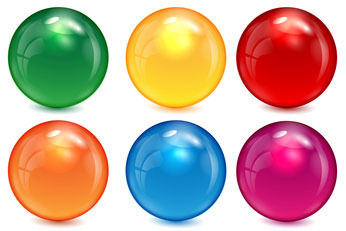
#> input picture OpenCV/images/kolorowe-kulki.jpg, 346 x 231 px
$ python object_HSV_detection.py
#> lines starting #> are read from the running program, lines starting #| are printed output that depends on the picture; after the words box and inside, x2 and y2 are one past the last pixel; in counts of white or black regions, pixels touching at a corner belong together
from pickle import TRUE
import numpy as np
import cv2

def nothing(x):
    pass

# Tworzymy trackbary
cv2.namedWindow("Tracking")
cv2.createTrackbar("LH", "Tracking", 0, 255, nothing)
#> slider 'LH' is set to 51
cv2.createTrackbar("LS", "Tracking", 0, 255, nothing)
#> slider 'LS' is set to 51
cv2.createTrackbar("LV", "Tracking", 0, 255, nothing)
#> slider 'LV' is set to 51
cv2.createTrackbar("UH", "Tracking", 255, 255, nothing)
cv2.createTrackbar("US", "Tracking", 255, 255, nothing)
cv2.createTrackbar("UV", "Tracking", 255, 255, nothing)


while True:
    frame = cv2.imread('images/kolorowe-kulki.jpg')
#> frame is the input picture: shape (231, 346, 3); mean B, G, R 155.4, 169, 198.7
    # Zeby wykryc kolor trzeba zmienic obraz z BGR na HSV
    hsv_frame = cv2.cvtColor(frame, cv2.COLOR_BGR2HSV)
#> hsv_frame: shape (231, 346, 3); mean H, S, V 50.5, 123.2, 226.5

    l_h = cv2.getTrackbarPos("LH", "Tracking")
    l_s = cv2.getTrackbarPos("LS", "Tracking")
    l_v = cv2.getTrackbarPos("LV", "Tracking")
    u_h = cv2.getTrackbarPos("UH", "Tracking")
    u_s = cv2.getTrackbarPos("US", "Tracking")
    u_v = cv2.getTrackbarPos("UV", "Tracking")

    l_b = np.array([l_h, l_s, l_v]) # Kolor niebieski w HSV (dolny zakres)
    u_b = np.array([u_h, u_s, u_v]) # Kolor niebieski w HSV (gorny zakres zakres)

    # Tworzymy maske dla naszego obrazu
    mask = cv2.inRange(hsv_frame, l_b, u_b)
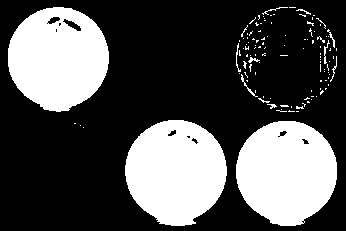
#> mask: shape (231, 346); 31.5% white; 116 white regions (103 under 20 px), largest, box (x1, y1, x2, y2) and area: (125, 120, 227, 226) 8233, (236, 121, 337, 226) 8161, (8, 7, 109, 112) 7994

    # Porownujemy obraz z samym soba i maska
    res = cv2.bitwise_and(frame, frame, mask=mask)
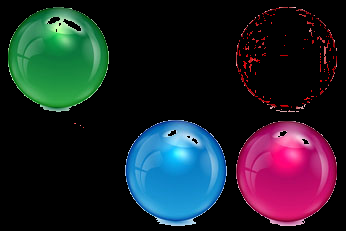
#> res: shape (231, 346, 3); mean B, G, R 41.5, 33.9, 30.7

    cv2.imshow("frame", frame)
    cv2.imshow("mask", mask)
    cv2.imshow("result", res)

    if cv2.waitKey(1) == ord('q'): # ord('q') - kod ASCI q
#> (key q is pressed here)
        break

cv2.destroyAllWindows()

$ run again, with OpenCV/images/apple.jpg copied over OpenCV/images/kolorowe-kulki.jpg
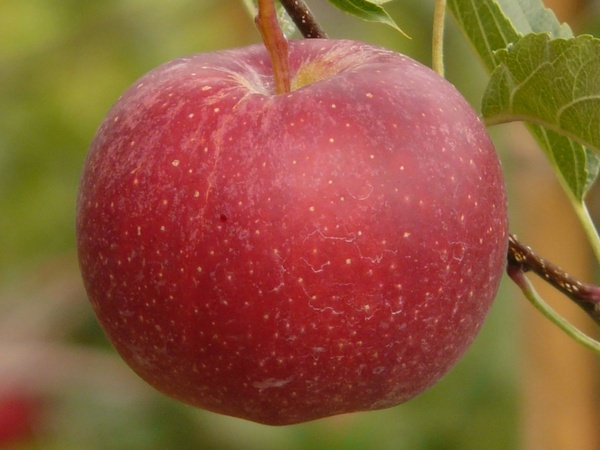
#> input picture OpenCV/images/apple.jpg, 600 x 450 px
#> frame is the input picture: shape (450, 600, 3); mean B, G, R 59.7, 90.7, 143.5
#> hsv_frame: shape (450, 600, 3); mean H, S, V 64.2, 158.1, 144.5
#> `mask = cv2.inRange(hsv_frame, l_b, u_b)`:
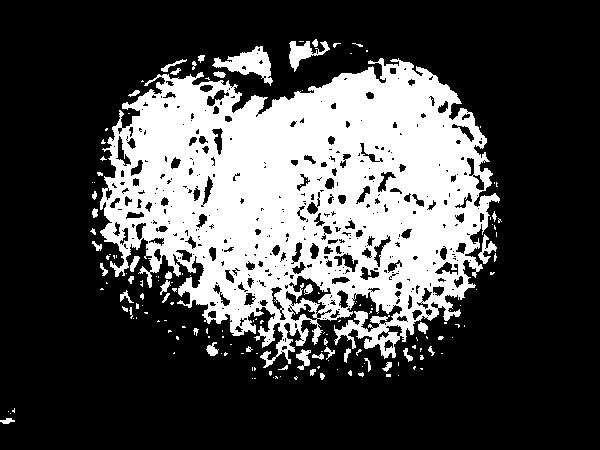
#> mask: shape (450, 600); 28.6% white; 159 white regions (117 under 20 px), largest, box (x1, y1, x2, y2) and area: (100, 58, 500, 368) 72866, (212, 46, 273, 86) 1022, (289, 41, 330, 72) 506
#> `res = cv2.bitwise_and(frame, frame, mask=mask)`:
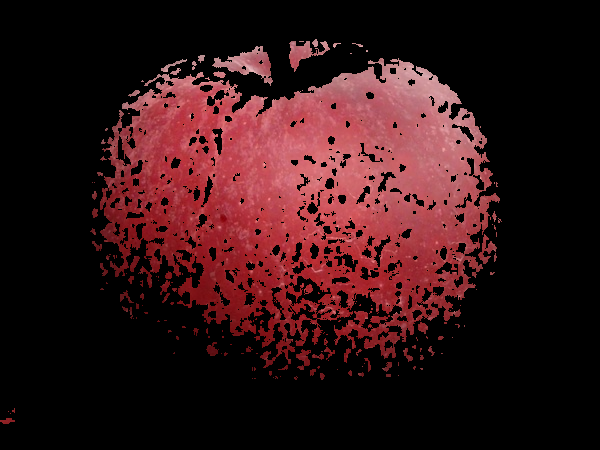
#> res: shape (450, 600, 3); mean B, G, R 22.1, 20.2, 50.3

$ run again, with OpenCV/images/kartki1.jpg copied over OpenCV/images/kolorowe-kulki.jpg
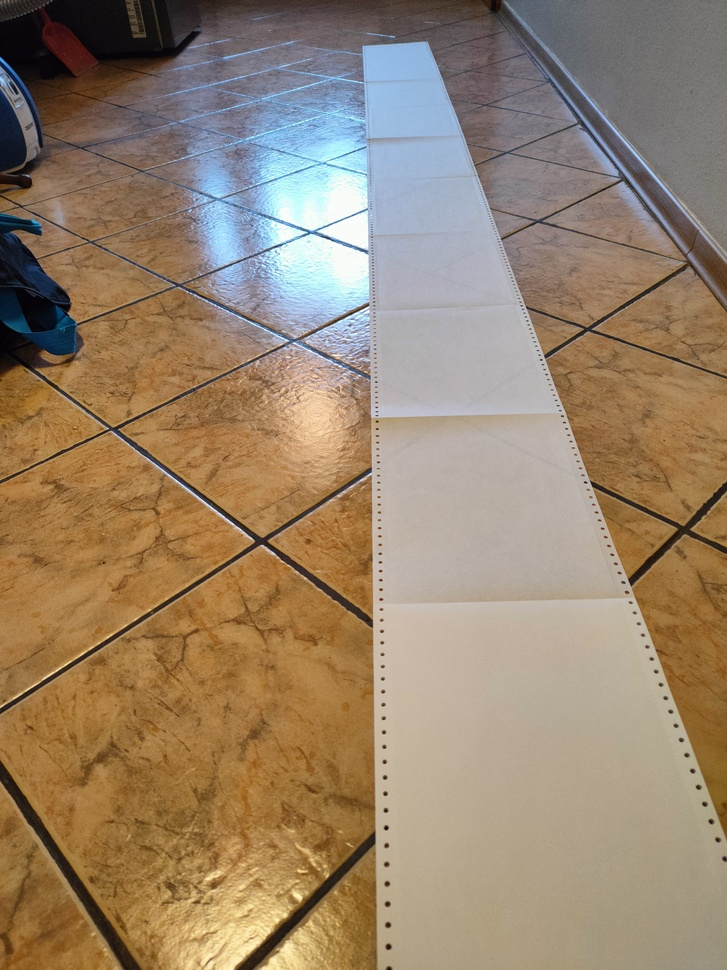
#> input picture OpenCV/images/kartki1.jpg, 727 x 970 px, shrunk from 3456 x 4608 before the run
#> frame is the input picture: shape (970, 727, 3); mean B, G, R 108.3, 131.4, 151.5
#> hsv_frame: shape (970, 727, 3); mean H, S, V 41.2, 91.9, 157.3
#> `mask = cv2.inRange(hsv_frame, l_b, u_b)`:
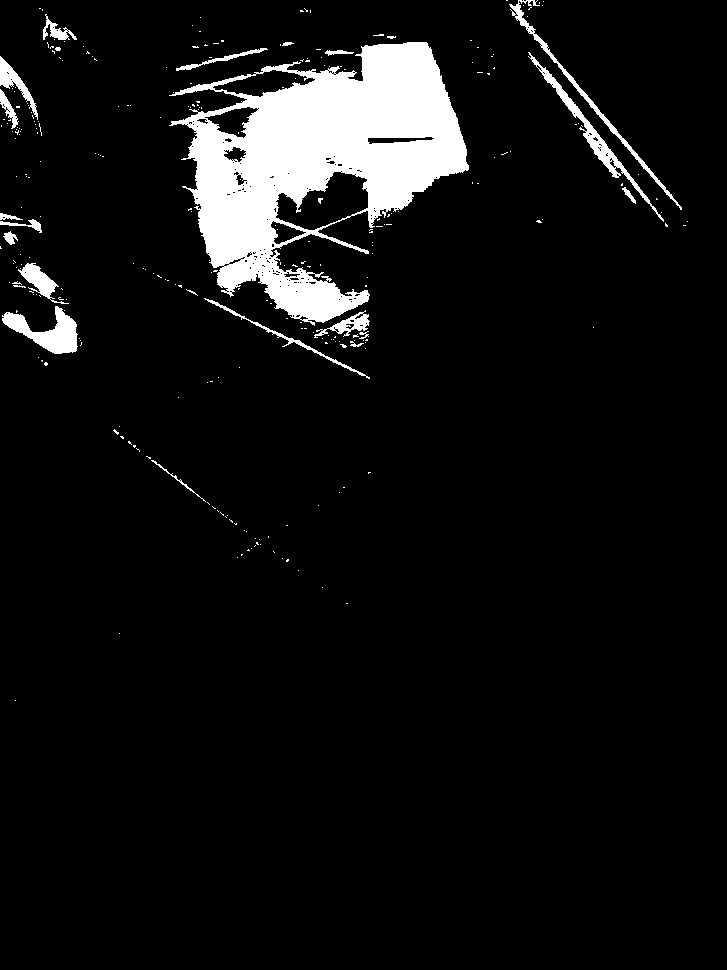
#> mask: shape (970, 727); 7% white; 280 white regions (257 under 20 px), largest, box (x1, y1, x2, y2) and area: (169, 42, 469, 326) 40406, (2, 306, 78, 354) 1647, (528, 52, 664, 222) 1519
#> `res = cv2.bitwise_and(frame, frame, mask=mask)`:
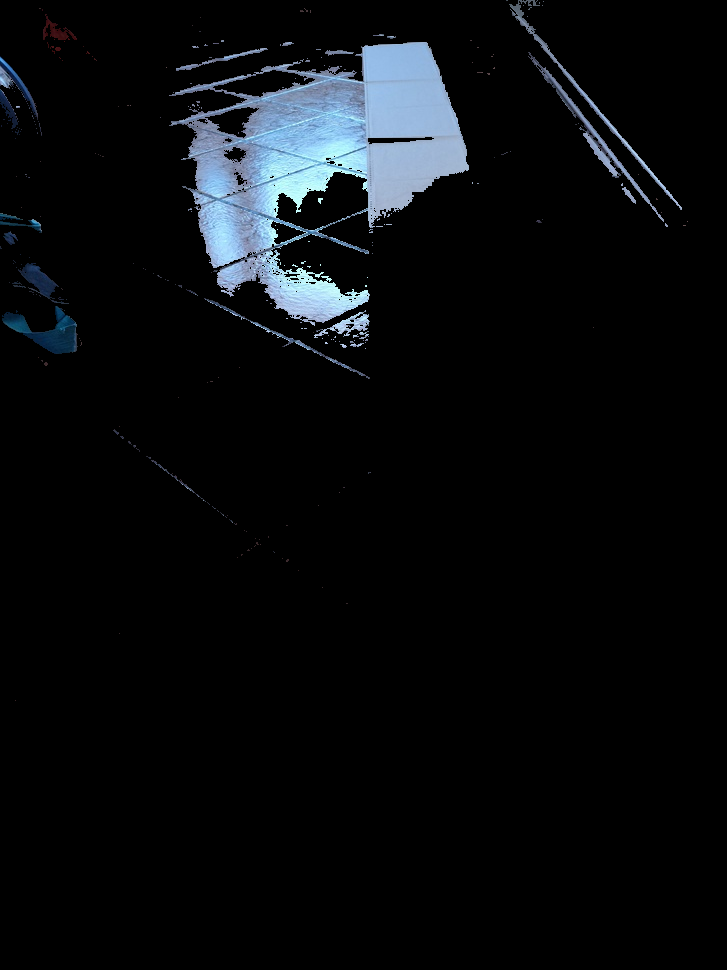
#> res: shape (970, 727, 3); mean B, G, R 13.8, 11.7, 9.5

$ run again, with OpenCV/images/kartki4.jpg copied over OpenCV/images/kolorowe-kulki.jpg
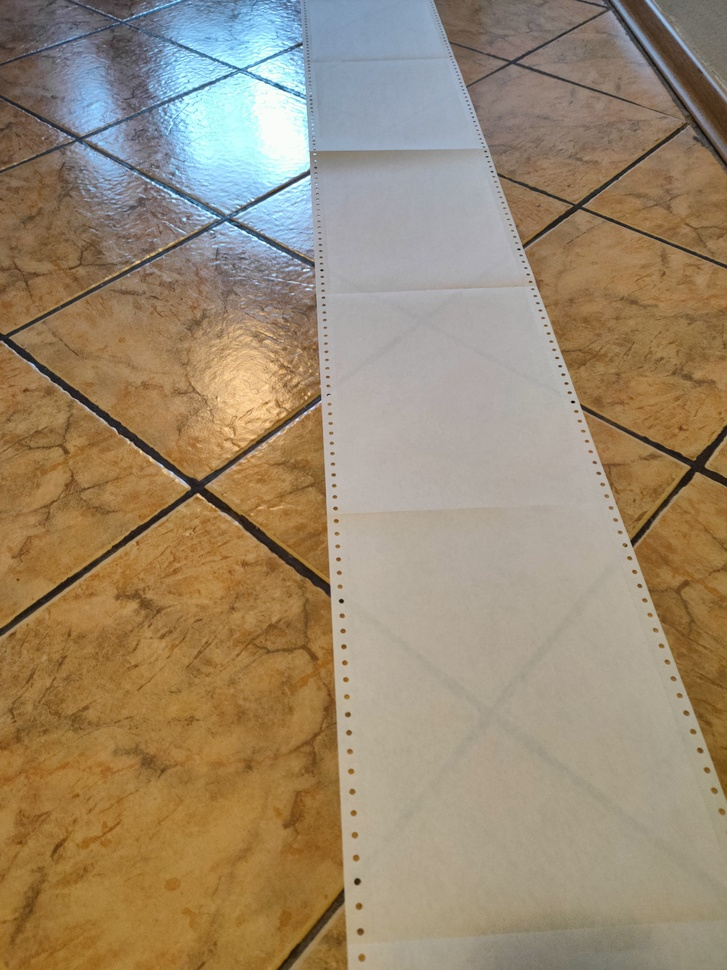
#> input picture OpenCV/images/kartki4.jpg, 727 x 970 px, shrunk from 3456 x 4608 before the run
#> frame is the input picture: shape (970, 727, 3); mean B, G, R 111.2, 136.6, 154.7
#> hsv_frame: shape (970, 727, 3); mean H, S, V 32.8, 90, 160.5
#> `mask = cv2.inRange(hsv_frame, l_b, u_b)`:
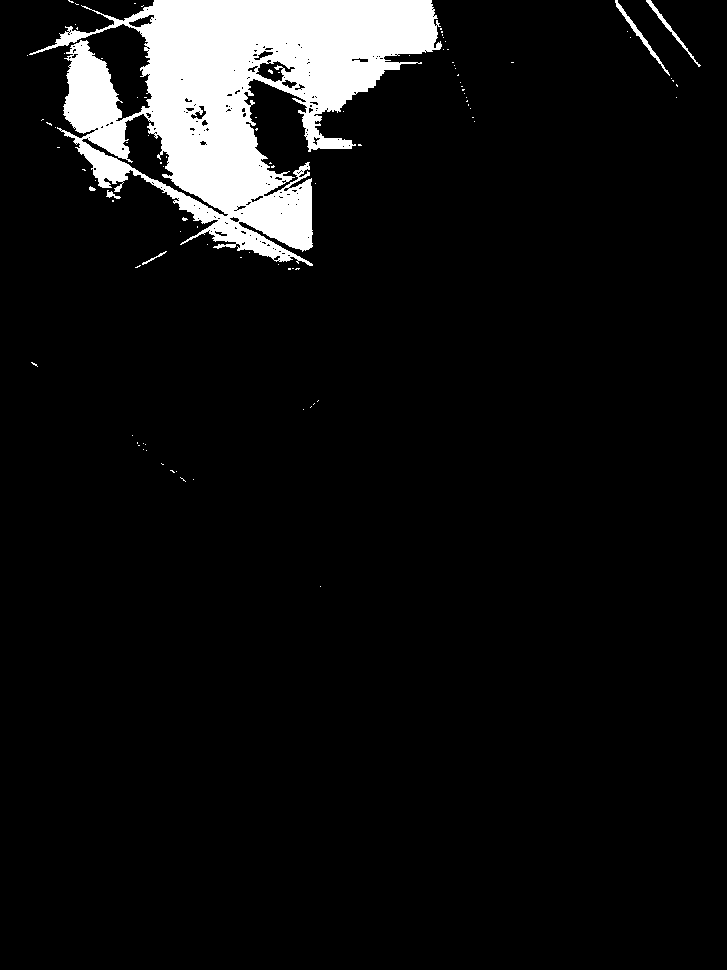
#> mask: shape (970, 727); 7.1% white; 96 white regions (90 under 20 px), largest, box (x1, y1, x2, y2) and area: (29, 0, 442, 266) 49312, (615, 0, 670, 76) 335, (646, 0, 701, 67) 267, (106, 190, 121, 199) 56, (142, 251, 167, 265) 53, (89, 186, 96, 191) 23
#> `res = cv2.bitwise_and(frame, frame, mask=mask)`:
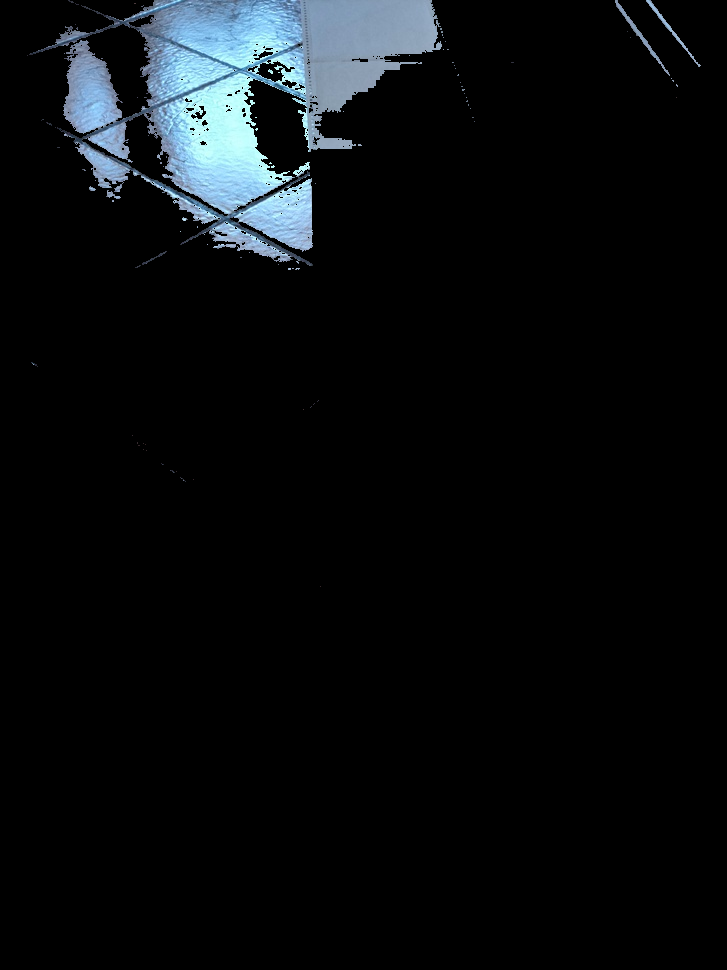
#> res: shape (970, 727, 3); mean B, G, R 14.5, 12.6, 9.9
